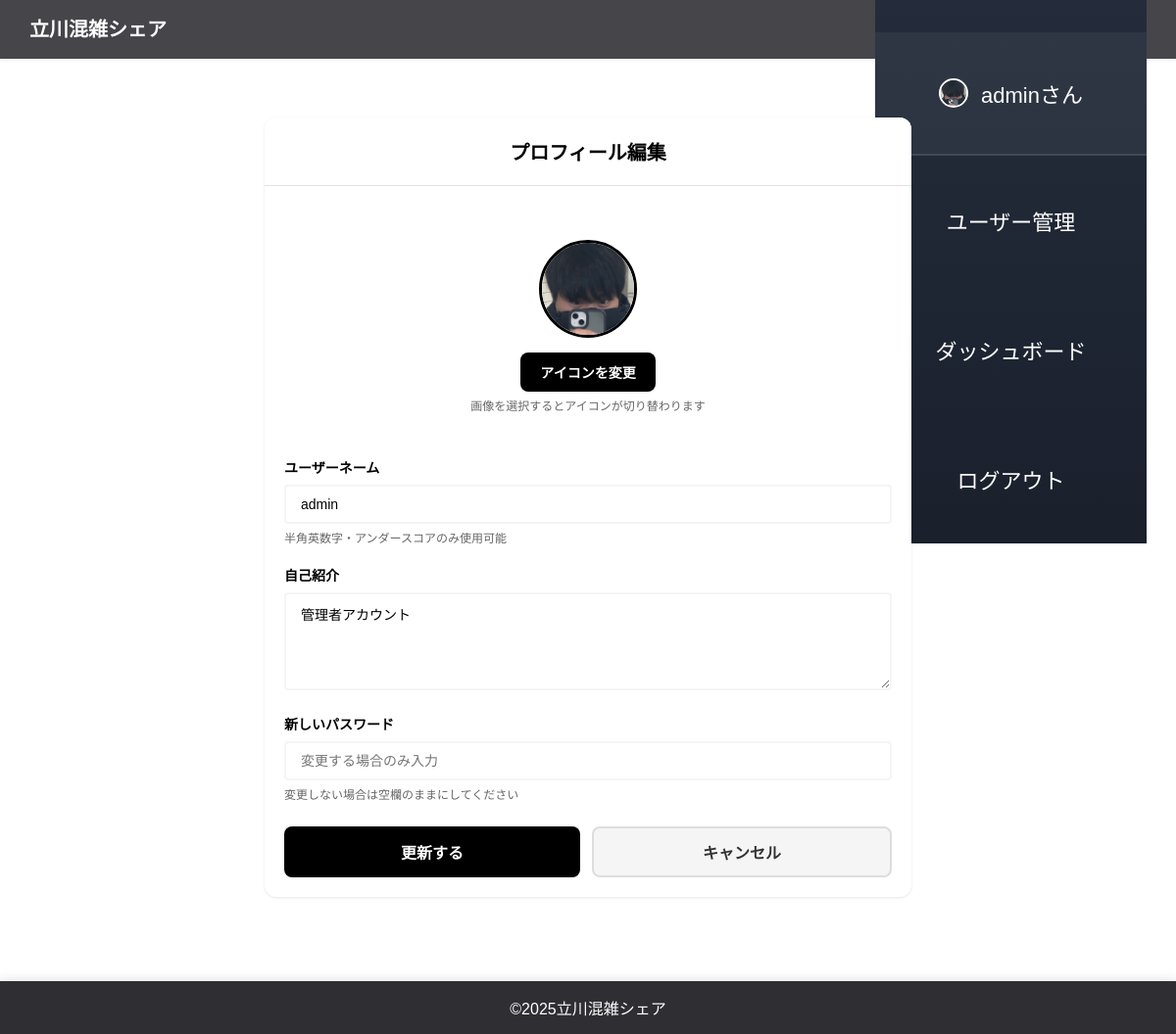
The app's page /profile/edit (signed in), older data.
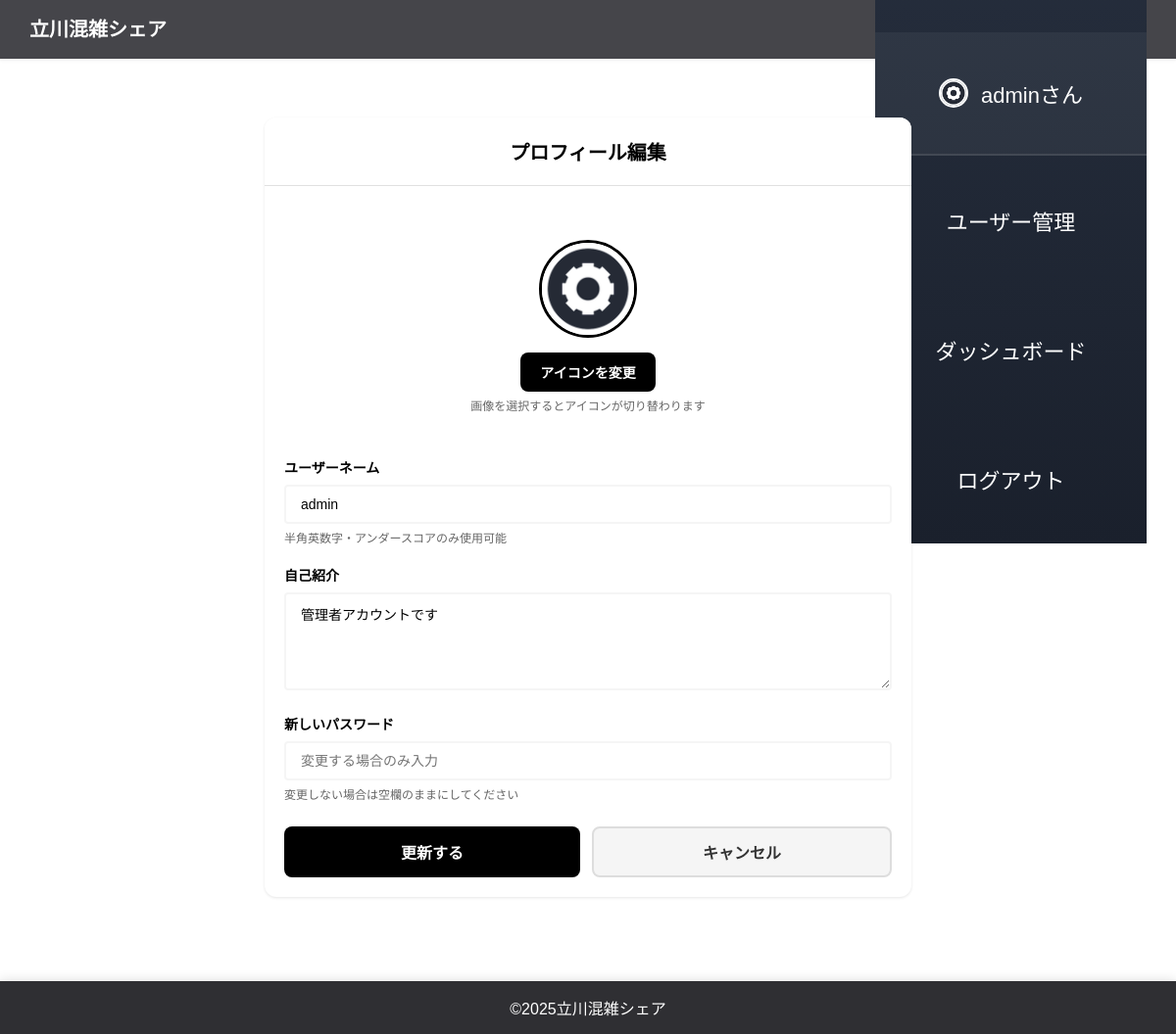
The same page, newer data.
### apps/main_app/models.py (models this page shows, shortened)
class User(UserMixin, db.Model):
    __tablename__ = 'users'
    id = db.Column(db.Integer, primary_key=True)
    username = db.Column(db.String(100), unique=True, nullable=False)
    password = db.Column(db.String(255), nullable=False)
    is_admin = db.Column(db.Boolean, default=False)
    icon_path = db.Column(db.String(255), default='uploads/icons/default.png')
    banner_path = db.Column(db.String(255))
    bio = db.Column(db.Text)
    total_points = db.Column(db.Integer, default=0)

### apps/main_app/main_routes.py (the view)
@main_bp.route("/profile/edit", methods=["GET"])
@login_required
def profile_edit():
    from apps.post_page.post_db import get_user_total_points, can_set_banner
    points_info = get_user_total_points(current_user.username)
    rank_info = {
        'total_points': points_info['total_points'],
        'bonus_points': points_info['bonus_points'],
        'evaluation_points': points_info['evaluation_points'],
        'can_set_banner': can_set_banner(current_user.username)
    }
    return render_template("profile_edit.html", user=current_user, rank_info=rank_info)

### apps/main_app/app.py (called while the page is built)
@login_manager.user_loader
def load_user(user_id):
    return User.query.get(int(user_id))

### apps/post_page/post_db.py (called while the page is built)
def can_set_banner(username):
    points_info = get_user_total_points(username)
    return points_info['total_points'] >= 5000

def get_user_total_points(username):
    conn = sqlite3.connect(DB_PATH)
    c = conn.cursor()
    try:
        c.execute('''
            SELECT
                COALESCE(bonus_points, 0) as bonus,
                COALESCE(evaluation_points, 0) as evaluation
            FROM users
            WHERE username = ?
        ''', (username,))
        result = c.fetchone()
        conn.close()
        if result:
            bonus = result[0]
            evaluation = result[1]
            return {
                'bonus_points': bonus,
                'evaluation_points': evaluation,
                'total_points': bonus + evaluation
            }
        return {'bonus_points': 0, 'evaluation_points': 0, 'total_points': 0}
    except:
        conn.close()
        return {'bonus_points': 0, 'evaluation_points': 0, 'total_points': 0}

### apps/top_page/templates/profile_edit.html (shortened to what this page needs)
<!DOCTYPE html>
<html lang="ja">
<head>
  <link rel="stylesheet" href="{{ url_for('static', filename='style.css') }}">
</head>
<body>
  <header>
    <div class="app_name"><h1>立川混雑シェア</h1></div>
    <div class="menu-outer01">
      <ul class="sample_menu_list01">
        {% if current_user.is_authenticated %}
          <li><a href="{{ url_for('post.post_page') }}">投稿</a></li>
          <li class="user-info">
            <a href="{{ url_for('main.user_page', username=current_user.username) }}" class="user-link">
              <img src="{{ url_for('static', filename=current_user.icon_path) }}" class="user-icon-img">
              {{ current_user.username }}さん
            </a>
          </li>
        {% if current_user.is_admin %}
          <li><a href="{{ url_for('main.admin_panel') }}">ユーザー管理</a></li>
          <li><a href="{{ url_for('main.admin_dashboard') }}">ダッシュボード</a></li>
        {% endif %}
        <li><a href="{{ url_for('main.logout') }}">ログアウト</a></li>        {% endif %}
      </ul>
    </div>
  </header>
  <div class="profile-container">
    <div class="profile-card">
      <div class="profile-header">
        <h1 class="profile-title">プロフィール編集</h1>
      </div>
      <div class="profile-content">
        <form method="POST" action="{{ url_for('main.update_profile') }}" enctype="multipart/form-data">
          <div class="icon-section">
            <div class="icon-frame" id="iconFrame">
              <img src="{{ url_for('static', filename=user.icon_path) }}" alt="アイコン" id="displayImage">
            </div>
            <label class="upload-button" for="iconInput">アイコンを変更</label>
            <p class="help-text">画像を選択するとアイコンが切り替わります</p>
          </div>
          <div class="form-group">
            <label class="form-label">ユーザーネーム</label>
            <input type="text" name="username" class="form-input" value="{{ user.username }}" required>
            <p class="help-text">半角英数字・アンダースコアのみ使用可能</p>
          </div>
          <div class="form-group">
            <label class="form-label">自己紹介</label>
            <textarea name="bio" class="form-textarea" placeholder="自己紹介を入力してください">{{ user.bio or '' }}</textarea>
          </div>
          <div class="form-group" style="margin-top: 20px;">
            <label class="form-label">新しいパスワード</label>
            <input type="password" name="password" class="form-input" placeholder="変更する場合のみ入力">
            <p class="help-text">変更しない場合は空欄のままにしてください</p>
          </div>
          <div class="form-actions">
            <button type="submit" class="submit-button">更新する</button>            <a href="{{ url_for('main.user_page', username=current_user.username) }}" class="cancel-button">キャンセル</a>
          </div>
        </form>
      </div>
    </div>
  </div>
  <footer>
    <p>©2025立川混雑シェア</p>
  </footer>
</body>
</html>

Row changes from the older to the newer data that the page shows:
changed User "admin": icon_path: a different picture; bio "管理者アカウント" → "管理者アカウントです"
